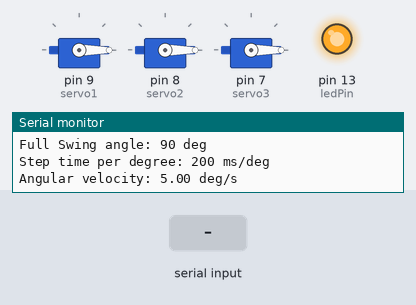
A sketch run on a simulated Arduino Uno, built with avr-gcc and run on an emulated ATmega328P. Parts: 3 × servo, output pins drawn as LEDs (lit = HIGH), the last lines printed to the serial monitor. Dashed ring = blinking. The inputs (shaded band) are chosen by the test bench.

Above: at 1.2 s.
1.3 s: "d90\n" received over Serial
At 4.2 s:
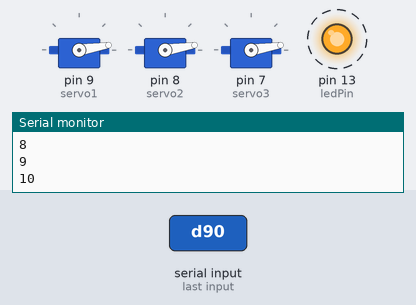
4.3 s: "T" received over Serial
At 6.7 s:
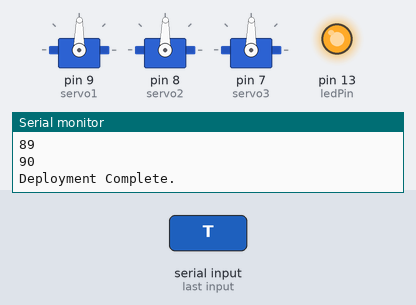
7.1 s: "r90\n" received over Serial
At 8.25 s:
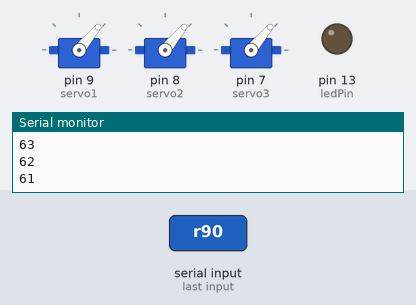
Timing chart, 0 to 10.1 s (numbered marks = the images above; inputs shaded):
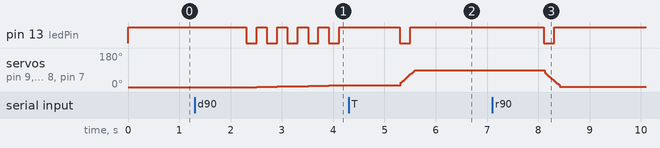

Measured:
- after the input at 1.3 s, pin 13 (ledPin): alternates HIGH for 0.20 s and LOW for 0.20 s, starting after 1.0 s; servo on pin 9 (servo1), servo on pin 8 (servo2), servo on pin 7 (servo3): moves from 0° to 9° over 1.6 s, starting after 1.2 s
- after the input at 7.1 s, pin 13 (ledPin): HIGH → LOW after 1.0 s, → HIGH 0.20 s later

The sketch:

DeployableSolarArray.ino
```cpp
#include<Servo.h>
String payload;
uint8_t angle = 0;
int fullSwing = 90;
uint8_t ledPin = 13;
int stepTime = 200;
unsigned long angleTime = 0;
unsigned long ledTime = 0;
int blinkTime = 200;
bool pause = false;

Servo servo1;
Servo servo2;
Servo servo3;

enum Mode{
  DEPLOY,
  RETRACT,
  IDL
};

Mode mode = IDL;

void setup() {
  // put your setup code here, to run once:
  servo1.attach(9);
  servo2.attach(8);
  servo3.attach(7);
  setPosition(0);
  pinMode(ledPin,OUTPUT);
  digitalWrite(ledPin, HIGH);
  Serial.begin(9600);
  Serial.println("Initializing...");
  Serial.println("Full Swing angle: " + String(fullSwing) + " deg");
  Serial.println("Step time per degree: " + String(stepTime) + " ms/deg");
  Serial.println("Angular velocity: " + String(1000.0/stepTime) + " deg/s");
}

void loop() {
  // put your main code here, to run repeatedly:
  if(Serial.available() > 0){
    payload = Serial.readString();
    char command = payload[0];
    payload.remove(0,1);
    switch(command){
      case 'd':
      case 'D':
        Serial.println("Starting Deployment....");
        mode = DEPLOY;
        //Serial.println("Deployment Complete.");
        break;
      case 'r':
      case 'R':
        Serial.println("Starting Retraction....");
        mode = RETRACT;
        //Serial.println("Retraction Complete.");
        break;
     case 'F':
     case 'f':
        Serial.println("Setting full swing angle(deg) to " + payload);
        fullSwing = payload.toInt();
        break;
     case 'T':
     case 't':
        Serial.println("Setting step time(ms) to " + payload);
        stepTime = payload.toInt();
        break;
     case 'W':
     case 'w':
        Serial.println("Setting angular velocity(deg/s) to " + payload);
        stepTime = (int) (1000 / payload.toInt());
        break;
     case 'P':
     case 'p':
        if(pause){
          Serial.println("Continuing (unpausing) the process...");
          pause = false;
        }else{
          Serial.println("Pausing the process...");
          pause = true;
        }
        break;
      default:
        Serial.print("Send 'd' to deploy,'r' to retract.");
        break;

    }
  }

  switch(mode){
    case DEPLOY:
      deploy();
      blinkLED();
      break;
    case RETRACT:
      retract();
      blinkLED();
      break;
    case IDL:
      digitalWrite(ledPin, HIGH);
      break;
  }
}

void setPosition(int pos){
  servo1.write(pos);
  servo2.write(pos);
  servo3.write(pos);
}

void deploy(){
  unsigned long currentTime = millis();
  if(!pause){
    if(((currentTime - angleTime)> stepTime) && (angle<fullSwing)){
      setPosition(angle++);
      Serial.println(angle);
      angleTime = currentTime;
    }
  }
  if(angle >= fullSwing){
    mode = IDL;
    Serial.println("Deployment Complete.");
  }
}

void retract(){
  unsigned long currentTime = millis();
  if(!pause){
    if((currentTime - angleTime) > (stepTime) && (angle>0)){
      setPosition(angle--);
      Serial.println(angle);
      angleTime = currentTime;
    }
  }
  if(angle <= 1){
    mode = IDL;
    Serial.println("Retraction Complete.");
  }
}

void blinkLED(){
  unsigned long currentTime = millis();
  if((currentTime - ledTime) > blinkTime){
    digitalWrite(ledPin, !digitalRead(ledPin));
    ledTime = currentTime;
  }
}
```
